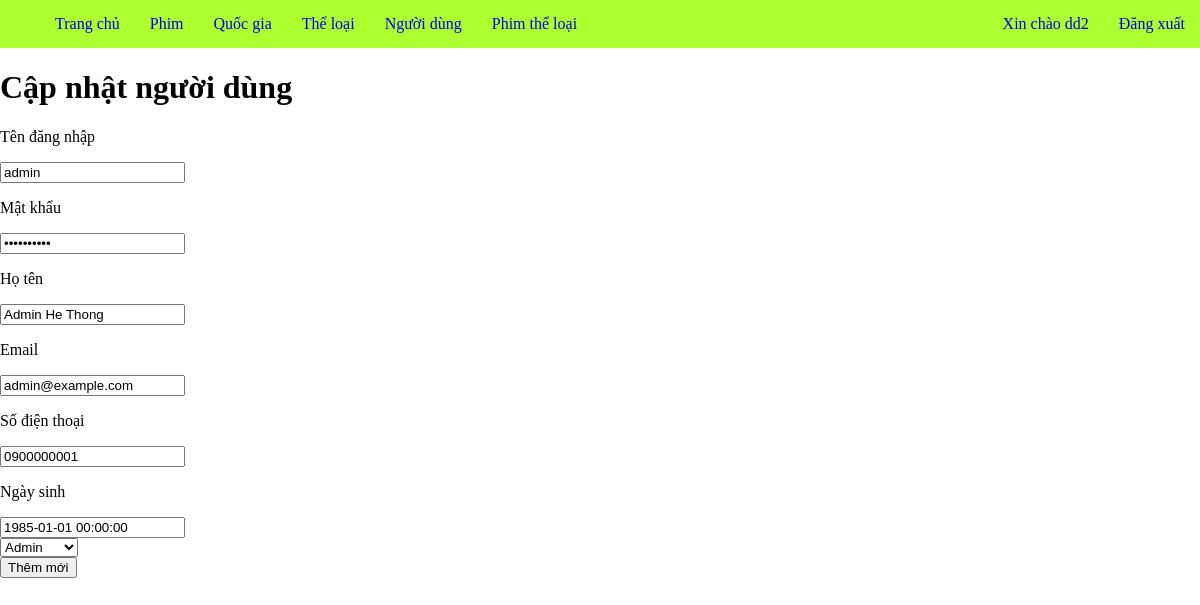
/PHP/B2/index.php?page_layout=capnhatnguoidung&id=1 (signed in), run on the app's committed database.
### tables this page shows
CREATE TABLE IF NOT EXISTS nguoi_dung (
    id INT PRIMARY KEY AUTO_INCREMENT,
    ten_dang_nhap VARCHAR(50) NOT NULL,
    mat_khau VARCHAR(50) NOT NULL,
    ho_ten VARCHAR(50),
    email VARCHAR(50),
    sdt VARCHAR(10),
    vai_tro_id INT,
    ngay_sinh DATETIME,
    FOREIGN KEY (vai_tro_id) REFERENCES vai_tro(id)
);

### PHP/B2/update/capnhatnguoidung.php (the view, shortened to what this page needs)
<!DOCTYPE html>
<html lang="en">
<head>
</head>
<body>
    <?php
    require 'connect.php';
    $id  = $_GET['id'];
    $sql = "SELECT * FROM nguoi_dung WHERE id = '$id'";
    $result = mysqli_query($conn, $sql);
    $nguoiDung = mysqli_fetch_assoc($result);
    ?>
    <form action="index.php?page_layout=capnhatnguoidung&id=<?php echo $id; ?>" method="POST">
        <h1> Cập nhật người dùng</h1>
        <div>
            <p>Tên đăng nhập</p>
            <input type="text" name="username" placeholder="Tên đăng nhập" value="<?php echo $nguoiDung['ten_dang_nhap']; ?>" />
        </div>
        <div class="div">
            <p>Mật khẩu</p>
            <input type="password" name="password" placeholder="Mật khẩu" value="<?php echo $nguoiDung['mat_khau']; ?>" />
        </div>
        <div class="div">
            <p>Họ tên</p>
            <input type="text" name="hoten" placeholder="Họ tên" value="<?php echo $nguoiDung['ho_ten']; ?>" />
        </div>
        <div class="div">
            <p>Email</p>
            <input type="text" name="email" placeholder="Email" value="<?php echo $nguoiDung['email']; ?>" />
        </div>
        <div class="div">
            <p>Số điện thoại</p>
            <input type="text" name="sdt" placeholder="Số điện thoại" value="<?php echo $nguoiDung['sdt']; ?>" />
        </div>
        <div class="div">
            <p>Ngày sinh</p>
            <input type="datetime" name="ngay-sinh" placeholder="Ngày sinh" value="<?php echo $nguoiDung['ngay_sinh']; ?>" />
        </div>
        <div>
            <select name="vai-tro">
                <option value="1" <?php echo $nguoiDung['vai_tro_id'] == 1 ? 'selected' : "" ?> >Admin</option>
            </select>
        </div>
        <div>
            <button type="submit">Thêm mới</button>
        </div>
    </form>
</body>
</html>

### PHP/B2/index.php (style rules this page uses)
body { margin: 0; }

### data on the page
nguoi_dung: username "admin", hoten "Admin He Thong", email "admin@example.com", sdt "0900000001", ngay-sinh "1985-01-01 00:00:00", vai-tro "Admin"

### other printed values
$_SESSION['username'] "dd2"
